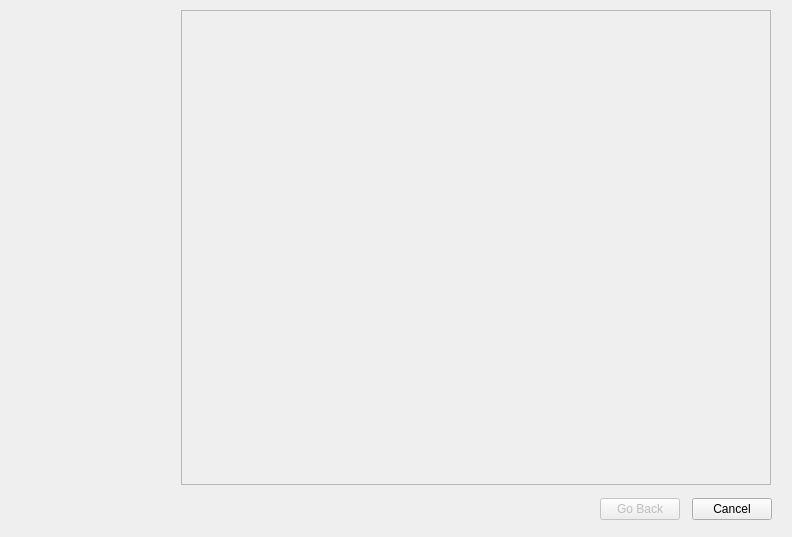
<?xml version="1.0" encoding="UTF-8"?>
<ui version="4.0">
 <class>NewDatabaseWizard</class>
 <widget class="QWizard" name="NewDatabaseWizard">
  <property name="geometry">
   <rect>
    <x>0</x>
    <y>0</y>
    <width>792</width>
    <height>537</height>
   </rect>
  </property>
  <property name="windowTitle">
   <string>Neue Datenbank erstellen</string>
  </property>
  <property name="wizardStyle">
   <enum>QWizard::MacStyle</enum>
  </property>
 </widget>
 <resources/>
 <connections/>
</ui>
